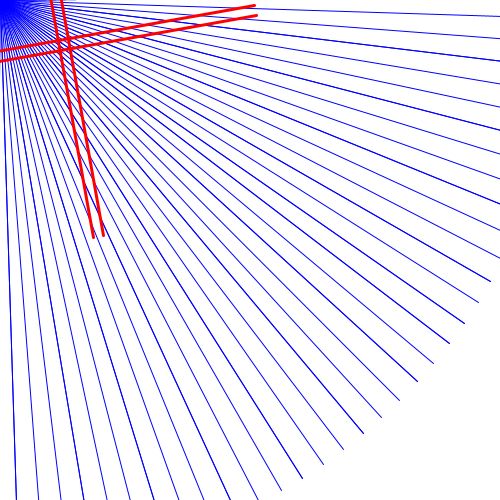
Frame 1 (no input)
Frame 60 (the mouse pressed at the canvas centre just before this capture): identical to frame 1, image omitted
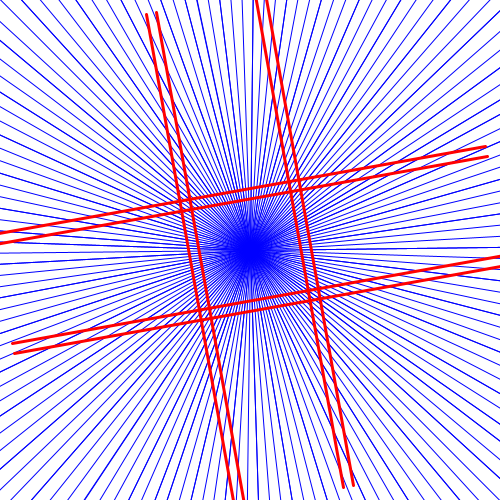
Frame 120 (the mouse held since frame 60 and released just before this capture)

The Processing sketch that drew these frames (run headless with seeded random() and noise(); from frame 60 on, the mouse is pressed at the canvas centre):

// Processing sketch: Distorsion_de_espacio
// ── Distorsion_de_espacio.pde
void setup() {
  size(500, 500);
  background(255);
  
}
void draw(){
  
  background(255);
  strokeWeight(1);
  translate(mouseX, mouseY);
  stroke(0, 0,255);
  for (int i=0; i<196; i=i+1) {
    rotate(5);
    line(0, 0, 400, 400);
  }
  strokeWeight(3);
  stroke(255, 0, 0);
  rotate(PI/2);
  translate(-250, -250);
  line(200, 0, 200, 500);
  line(300, 0, 300, 500);
  line(190, 0, 190, 500);
  line(310, 0, 310, 500);
  rotate(PI/2);
  translate(0, -500);
  line(200, 0, 200, 500);
  line(300, 0, 300, 500);
  line(190, 0, 190, 500);
  line(310, 0, 310, 500);
}
